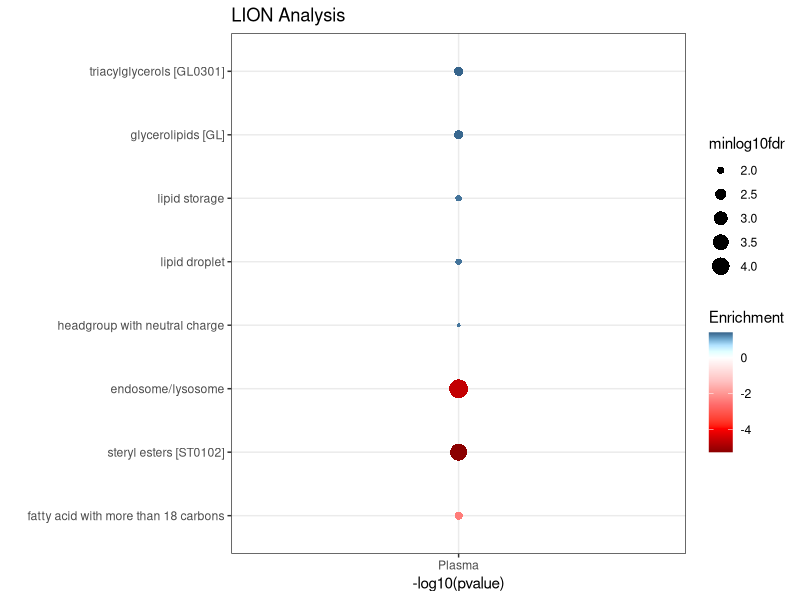
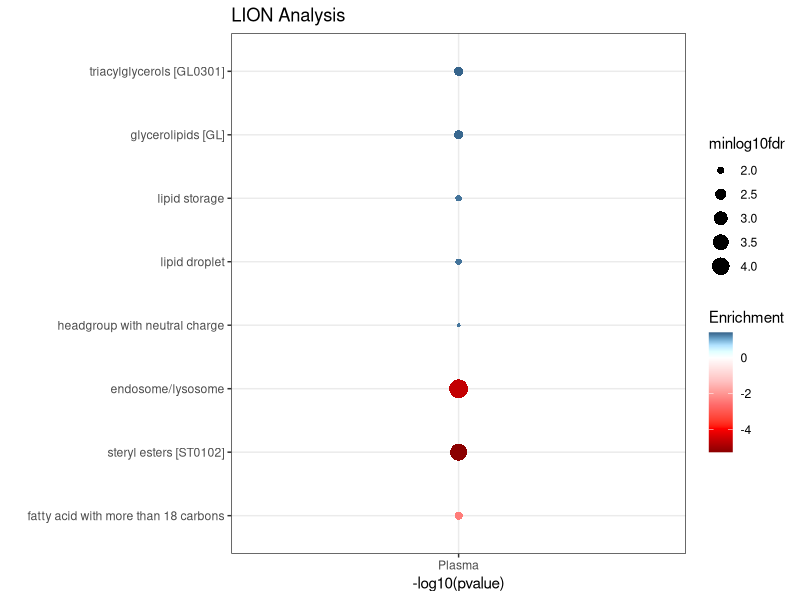

These charts were generated, in order, by the following R code:
################################################################################
########################## Make LION Bubbleplots ###############################
################################################################################

# Updated March 7, 2024

setwd("~/Dropbox/2023_EMA_Manuscript/Analyses/20211027Cassie/Exp3")
options(stringsAsFactors = F)
library(ggplot2) 
library(scales) 
theme_set(theme_bw())

# input is data from LION

########################################################
# read and combine
my.APOE4.lion   <- read.csv('LION-enrichment-job2-APOE4.csv')
my.APOE3.lion <- read.csv('LION-enrichment-job3-APOE3.csv')

my.APOE4.lion$Enrichment    <- - my.APOE4.lion$Significant/my.APOE4.lion$Expected
my.APOE3.lion$Enrichment  <- my.APOE3.lion$Significant/my.APOE3.lion$Expected

my.lion.data <- rbind(my.APOE4.lion,my.APOE3.lion)

# filter significant and write to file for table
my.lion.data <- my.lion.data[my.lion.data$FDR.q.value < 0.05,]

my.lion.data$geno <- ifelse(my.lion.data$Enrichment < 0, "APOE4", "APOE3")  # APOE4/APOE3 avg flag

write.table(my.lion.data, file = paste0(Sys.Date(),"_LION_Combined_FDR5_Table.txt"), row.names = F, quote = F, sep = "\t")
########################################################

########################################################
# select top each direction and plot
my.APOE4.lion   <- my.APOE4.lion[my.APOE4.lion$FDR.q.value < 0.05,]
my.APOE3.lion <- my.APOE3.lion[my.APOE3.lion$FDR.q.value < 0.05,]

# remove anything that is significant in both (if any)

my.pos.sort <- sort(my.APOE3.lion$FDR.q.value, index.return = T, decreasing = F) # most significant
my.neg.sort <- sort(my.APOE4.lion$FDR.q.value, index.return = T, decreasing = F)   # most significant

my.lion.data.2 <- rbind(my.APOE3.lion[my.pos.sort$ix[1:5],],
                        my.APOE4.lion[my.neg.sort$ix[1:3],])

# create -log10 FDR for plotting
my.lion.data.2$minlog10fdr  <- -log10(my.lion.data.2$FDR.q.value)
colnames(my.lion.data.2)[2] <- "Description"

# create and preserve wanted display order
my.lion.data.2$geno <- ifelse(my.lion.data.2$Enrichment < 0, "APOE4", "APOE3")  # APOE4/APOE3 avg flag
my.lion.geno.sorted <- my.lion.data.2[order(my.lion.data.2$geno), ]

my.lion.geno.sorted$Tissue <- factor(rep("Plasma",length(  my.lion.geno.sorted$Description)))
my.lion.geno.sorted$Description <- factor(my.lion.geno.sorted$Description, levels = rev(unique(my.lion.geno.sorted$Description)))

# APOE3/APOE4 color scale
my.max <- max(my.lion.geno.sorted$Enrichment)
my.min <- min(my.lion.geno.sorted$Enrichment)

# make bubble plot
my.values <- c(my.min,0.75*my.min,0.5*my.min,0.25*my.min,0,0.25*my.max,0.5*my.max,0.75*my.max,my.max)
my.scaled <- rescale(my.values, to = c(0, 1))
#my.color.vector.geno <- c("steelblue4","skyblue3","lightskyblue1","lightcyan","white","rosybrown1","indianred1","red","red4")
my.color.vector.geno <- c("red4","red","indianred1","rosybrown1","white","lightcyan","lightskyblue1","skyblue3","steelblue4")
my.plot <- ggplot(my.lion.geno.sorted,aes(x=Tissue,y=Description,colour=Enrichment,size=minlog10fdr))+ theme_bw()+ geom_point(shape = 16)
my.plot <- my.plot + ggtitle("LION Analysis") + labs(x = "-log10(pvalue)", y = "")
my.plot <- my.plot + scale_colour_gradientn(colours = my.color.vector.geno, na.value = "grey50", guide = "colourbar", values = my.scaled)
my.plot

my.pdfname <- paste(Sys.Date(),"LION_geno_BALLOON_plot_significant_pathways.pdf", sep="_")

pdf(my.pdfname, onefile=T, height = 6, width=6)
print(my.plot)
dev.off()  

